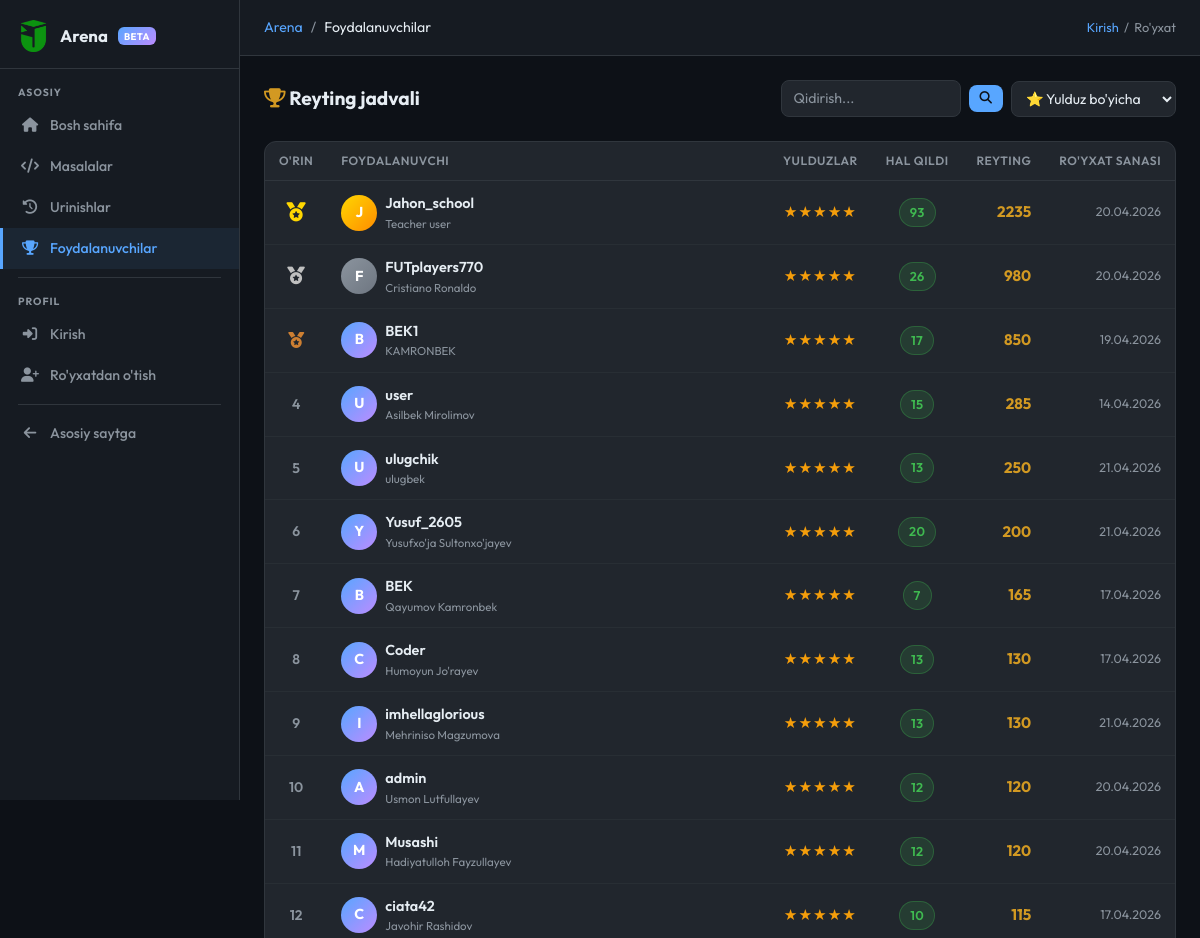
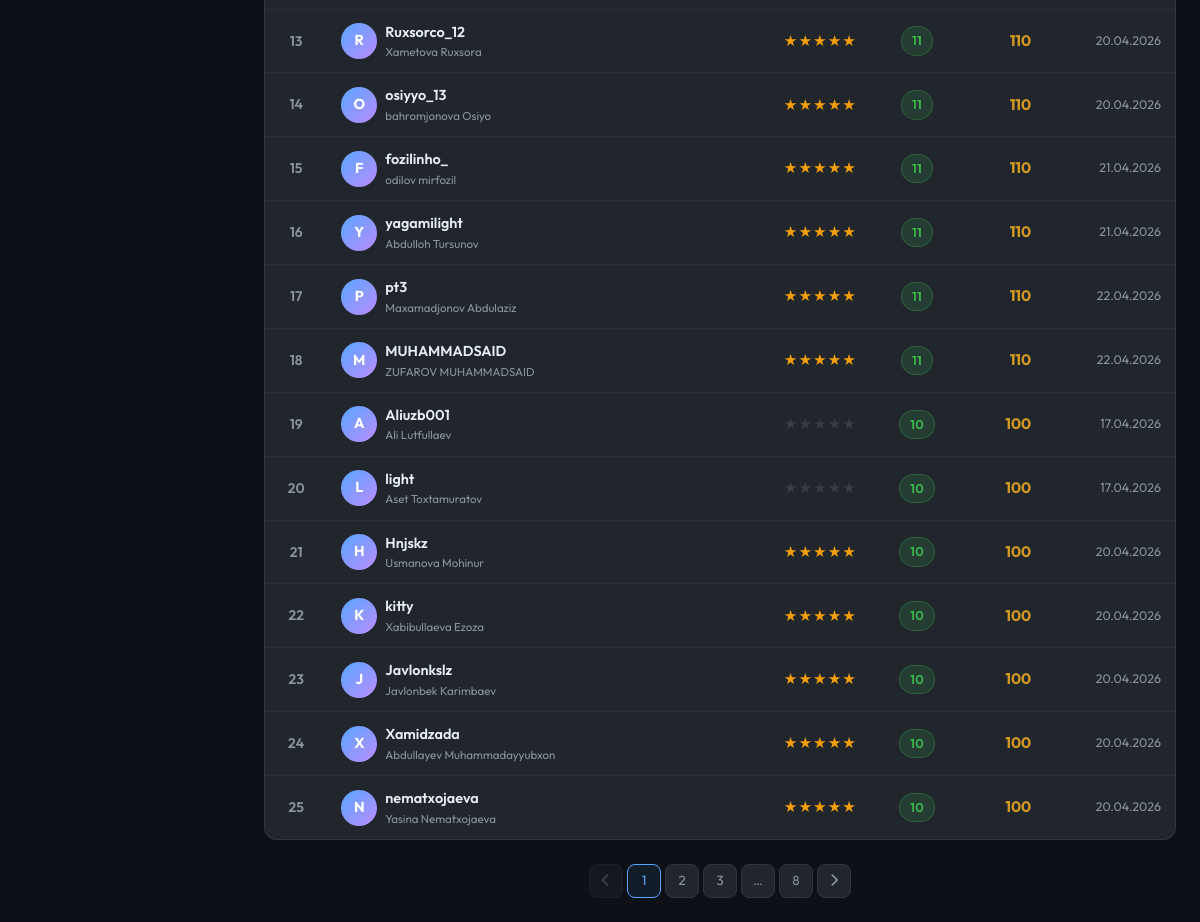
The app's page /arena/users with its own data (2 pictures, top to bottom).
### models.py (models this page shows, shortened)
class ArenaUser(db.Model):
    __tablename__ = 'arena_users'
    id = db.Column(db.Integer, primary_key=True)
    username = db.Column(db.String(50), unique=True, nullable=False)
    full_name = db.Column(db.String(100), nullable=False)
    age = db.Column(db.Integer)
    password_hash = db.Column(db.String(256), nullable=False)
    bio = db.Column(db.Text, default='')
    rating = db.Column(db.Integer, default=0)
    problems_solved = db.Column(db.Integer, default=0)
    total_stars = db.Column(db.Integer, default=0)
    created_at = db.Column(db.DateTime, default=tashkent_now)
    last_seen = db.Column(db.DateTime, default=tashkent_now)
    submissions = db.relationship('ArenaSubmission', backref='user', lazy='dynamic')
    __table_args__ = (
        db.Index('ix_arena_user_username', 'username'),
        db.Index('ix_arena_user_rating', 'rating'),
    )

### routes/arena.py (the view)
@arena_bp.route('/users')
def users():
    page   = request.args.get('page', 1, type=int)
    search = request.args.get('q', '').strip()
    sort   = request.args.get('sort', 'stars')
    q = ArenaUser.query
    if search:
        q = q.filter(ArenaUser.username.ilike(f'%{search}%') |
                     ArenaUser.full_name.ilike(f'%{search}%'))
    if sort == 'solved':
        q = q.order_by(ArenaUser.problems_solved.desc(), ArenaUser.rating.desc())
    elif sort == 'rating':
        q = q.order_by(ArenaUser.rating.desc(), ArenaUser.problems_solved.desc())
    elif sort == 'new':
        q = q.order_by(ArenaUser.created_at.desc())
    else:  # 'stars' — default: most rating (stars) first
        q = q.order_by(ArenaUser.rating.desc(),
                       ArenaUser.problems_solved.desc(),
                       ArenaUser.created_at.asc())
    paginated = q.paginate(page=page, per_page=25, error_out=False)
    return render_template('arena/users.html',
                           users=paginated,
                           search=search,
                           sort=sort)

### routes/arena.py (called while the page is built)
def _current_user():
    uid = session.get('arena_user_id')
    if not uid:
        return None
    return ArenaUser.query.get(uid)

def _is_arena_admin():
    u = _current_user()
    return u is not None and u.username.lower() == ARENA_ADMIN_USERNAME

@arena_bp.context_processor
def _inject():
    u = _current_user()
    if u:
        u.last_seen = tashkent_now()
        try:
            db.session.commit()
        except Exception:
            db.session.rollback()
    return dict(arena_user=u, is_arena_admin=_is_arena_admin())

### templates/arena/users.html (shortened to what this page needs)
{% extends "arena/base.html" %}
{% block breadcrumb %}<li class="breadcrumb-item active">Foydalanuvchilar</li>{% endblock %}
{% block content %}
<div class="d-flex align-items-center justify-content-between mb-4 flex-wrap gap-2">
  <h2 style="font-size:1.2rem; font-weight:700; margin:0;">
    <i class="fas fa-trophy" style="color:var(--ar-yellow)"></i> Reyting jadvali
  </h2>
  <form method="GET" class="d-flex gap-2 align-items-center" style="flex-wrap:nowrap;">
    <input class="ar-input" type="text" name="q" value="{{ search }}"
           placeholder="Qidirish..." style="width:180px; padding:7px 12px; flex-shrink:0;">
    <button type="submit" class="ar-btn ar-btn-primary ar-btn-sm" style="flex-shrink:0; padding:7px 11px;">
      <i class="fas fa-search"></i>
    </button>
    <select name="sort" class="ar-input" style="padding:7px 10px; cursor:pointer; width:auto; flex-shrink:0;"
            onchange="this.form.submit()">
      <option value="stars"  {% if sort=='stars'  or not sort %}selected{% endif %}>⭐ Yulduz bo'yicha</option>
    </select>
  </form>
</div>
<div class="ar-card">
  <table class="ar-table">
    <thead><tr>
      <th style="width:60px; text-align:center">O'rin</th>
      <th>Foydalanuvchi</th>
      <th style="text-align:center; width:100px">Yulduzlar</th>
      <th style="text-align:center; width:80px">Hal qildi</th>
      <th style="text-align:right; width:80px">Reyting</th>
      <th style="text-align:right; width:120px">Ro'yxat sanasi</th>
    </tr></thead>
    <tbody>
    {% set offset = (users.page - 1) * users.per_page %}
    {% for u in users.items %}
    {% set rank = offset + loop.index %}
    {% set star_count = [[(u.total_stars // 10), 5] | min, 0] | max %}
    <tr>
      <td style="text-align:center;">
        {% if rank == 1 %}
          <span style="font-size:1.2rem; color:#ffd700"><i class="fas fa-medal"></i></span>
        {% elif rank == 2 %}
          <span style="font-size:1.1rem; color:#c0c0c0"><i class="fas fa-medal"></i></span>
        {% elif rank == 3 %}
          <span style="font-size:1rem; color:#cd7f32"><i class="fas fa-medal"></i></span>
        {% else %}
          <span style="color:var(--ar-muted); font-weight:600;">{{ rank }}</span>
        {% endif %}
      </td>
      <td>
        <div class="d-flex align-items-center gap-2">
          <div style="width:36px;height:36px;border-radius:50%;
                      background:linear-gradient(135deg,
                        {% if rank==1 %}#ffd700,#ff8c00
                        {% elif rank==2 %}#8b949e,#6e7681
                        {% else %}#58a6ff,#bc8cff{% endif %});
                      display:inline-flex;align-items:center;justify-content:center;
                      font-size:.9rem;font-weight:700;color:#fff;flex-shrink:0;">
            {{ u.username[0].upper() }}
          </div>
          <div>
            <a href="{{ url_for('arena.profile', username=u.username) }}"
               style="color:var(--ar-text); text-decoration:none; font-weight:600; font-size:.9rem;">
              {{ u.username }}
            </a>
            <div style="font-size:.72rem; color:var(--ar-muted);">{{ u.full_name }}</div>
          </div>
        </div>
      </td>
      <td style="text-align:center;">
        <span style="font-size:.95rem; letter-spacing:1px;" title="{{ u.rating }} ball">
          {%- for n in range(1, 6) -%}
            {%- if n <= star_count -%}
              <span style="color:#f59e0b;">★</span>
            {%- else -%}
              <span style="color:#3a3c40;">★</span>
            {%- endif -%}
          {%- endfor -%}
        </span>
      </td>
      <td style="text-align:center;">
        <span class="ar-badge badge-ac" style="font-size:.8rem; padding:4px 10px;">
          {{ u.problems_solved }}
        </span>
      </td>
      <td style="text-align:right; font-weight:700; color:var(--ar-yellow); font-size:.95rem;">
        {{ u.rating }}
      </td>
      <td style="text-align:right; color:var(--ar-muted); font-size:.78rem;">
        {{ u.created_at.strftime('%d.%m.%Y') }}
      </td>
    </tr>
    {% endfor %}
    </tbody>
  </table>
</div>
{% if users.pages > 1 %}
<div class="d-flex justify-content-center mt-4">
  <div class="ar-pagination">
    <a href="{{ url_for('arena.users', page=users.prev_num, q=search, sort=sort) }}"
       class="ar-page-btn {% if not users.has_prev %}disabled{% endif %}">
      <i class="fas fa-chevron-left"></i>
    </a>
    {% for pg in users.iter_pages(left_edge=1, right_edge=1, left_current=2, right_current=2) %}
      {% if pg %}
        <a href="{{ url_for('arena.users', page=pg, q=search, sort=sort) }}"
           class="ar-page-btn {% if pg == users.page %}active{% endif %}">{{ pg }}</a>
      {% else %}
        <span class="ar-page-btn" style="pointer-events:none;">…</span>
      {% endif %}
    {% endfor %}
    <a href="{{ url_for('arena.users', page=users.next_num, q=search, sort=sort) }}"
       class="ar-page-btn {% if not users.has_next %}disabled{% endif %}">
      <i class="fas fa-chevron-right"></i>
    </a>
  </div>
</div>
{% endif %}
{% endblock %}

### templates/arena/base.html (style rules this page uses)
:root { --ar-bg: #0d1117; --ar-surface: #161b22; --ar-card: #21262d; --ar-border: #30363d; --ar-text: #e6edf3; --ar-muted: #8b949e; --ar-primary: #58a6ff; --ar-green: #3fb950; --ar-red: #f85149; --ar-yellow: #d29922; --ar-purple: #bc8cff; --ar-orange: #ffa657; --sidebar-w: 240px; }
* { box-sizing: border-box; }
body { font-family: 'Outfit', sans-serif; background: var(--ar-bg); color: var(--ar-text); min-height: 100vh; margin: 0; }
.ar-topbar .breadcrumb-item + .breadcrumb-item::before { color: var(--ar-muted); }
.ar-card { background: var(--ar-card); border: 1px solid var(--ar-border); border-radius: 12px; overflow: hidden; }
.badge-ac { background: rgba(63,185,80,.15); color: var(--ar-green); border: 1px solid rgba(63,185,80,.3); }
.ar-badge { display: inline-flex; align-items: center; padding: 3px 9px; border-radius: 20px; font-size: 0.72rem; font-weight: 600; letter-spacing: 0.3px; }
.ar-table { width: 100%; border-collapse: collapse; font-size: 0.87rem; }
.ar-table th { padding: 10px 14px; color: var(--ar-muted); font-weight: 600; font-size: 0.75rem; text-transform: uppercase; letter-spacing: 0.5px; border-bottom: 1px solid var(--ar-border); white-space: nowrap; }
.ar-table td { padding: 12px 14px; border-bottom: 1px solid rgba(48,54,61,.5); vertical-align: middle; }
.ar-table tr:last-child td { border-bottom: none; }
.ar-input { background: var(--ar-card); border: 1px solid var(--ar-border); border-radius: 8px; color: var(--ar-text); padding: 10px 14px; width: 100%; font-family: 'Outfit', sans-serif; font-size: 0.88rem; outline: none; transition: border-color 0.15s; }
.ar-input::placeholder { color: var(--ar-muted); }
.ar-btn { display: inline-flex; align-items: center; gap: 7px; padding: 9px 20px; border-radius: 8px; font-family: 'Outfit', sans-serif; font-size: 0.88rem; font-weight: 600; border: none; cursor: pointer; text-decoration: none; transition: all 0.15s; }
.ar-btn-primary { background: var(--ar-primary); color: #0d1117; }
.ar-btn-sm { padding: 5px 12px; font-size: 0.78rem; }
.ar-pagination { display: flex; gap: 4px; }
.ar-page-btn { display: inline-flex; align-items: center; justify-content: center; min-width: 34px; height: 34px; border-radius: 8px; border: 1px solid var(--ar-border); background: var(--ar-card); color: var(--ar-muted); text-decoration: none; font-size: 0.83rem; transition: all 0.15s; }
.ar-page-btn:hover, .ar-page-btn.active { border-color: var(--ar-primary); color: var(--ar-primary); background: rgba(88,166,255,.08); }
.ar-page-btn.disabled { opacity: .4; pointer-events: none; }

### records on screen
ArenaUser: username "J", username "Jahon_school", full_name "Teacher user", problems_solved "93", rating "2235", created_at "20.04.2026"
ArenaUser: username "F", username "FUTplayers770", full_name "Cristiano Ronaldo", problems_solved "26", rating "980", created_at "20.04.2026"
ArenaUser: username "B", username "BEK1", full_name "KAMRONBEK", problems_solved "17", rating "850", created_at "19.04.2026"
ArenaUser: rank "4", username "U", username "user", full_name "Asilbek Mirolimov", problems_solved "15", rating "285", created_at "14.04.2026"
ArenaUser: rank "5", username "U", username "ulugchik", full_name "ulugbek", problems_solved "13", rating "250", created_at "21.04.2026"
ArenaUser: rank "6", username "Y", username "Yusuf_2605", full_name "Yusufxo'ja Sultonxo'jayev", problems_solved "20", rating "200", created_at "21.04.2026"
ArenaUser: problems_solved "7", username "B", username "BEK", full_name "Qayumov Kamronbek", rating "165", created_at "17.04.2026"
ArenaUser: rank "8", username "C", username "Coder", full_name "Humoyun Jo'rayev", problems_solved "13", rating "130", created_at "17.04.2026"
ArenaUser: rank "9", username "I", username "imhellaglorious", full_name "Mehriniso Magzumova", problems_solved "13", rating "130", created_at "21.04.2026"
ArenaUser: rank "10", username "A", username "admin", full_name "Usmon Lutfullayev", problems_solved "12", rating "120", created_at "20.04.2026"
ArenaUser: rank "11", username "M", username "Musashi", full_name "Hadiyatulloh Fayzullayev", problems_solved "12", rating "120", created_at "20.04.2026"
ArenaUser: rank "12", username "C", username "ciata42", full_name "Javohir Rashidov", problems_solved "10", rating "115", created_at "17.04.2026"
ArenaUser: age "13", username "R", username "Ruxsorco_12", full_name "Xametova Ruxsora", problems_solved "11", rating "110", created_at "20.04.2026"
ArenaUser: rank "14", username "O", username "osiyyo_13", full_name "bahromjonova Osiyo", problems_solved "11", rating "110", created_at "20.04.2026"
ArenaUser: age "15", username "F", username "fozilinho_", full_name "odilov mirfozil", problems_solved "11", rating "110", created_at "21.04.2026"
ArenaUser: rank "16", username "Y", username "yagamilight", full_name "Abdulloh Tursunov", problems_solved "11", rating "110", created_at "21.04.2026"
ArenaUser: rank "17", username "P", username "pt3", full_name "Maxamadjonov Abdulaziz", problems_solved "11", rating "110", created_at "22.04.2026"
ArenaUser: rank "18", username "M", username "MUHAMMADSAID", full_name "ZUFAROV MUHAMMADSAID", problems_solved "11", rating "110", created_at "22.04.2026"
ArenaUser: rank "19", username "A", username "Aliuzb001", full_name "Ali Lutfullaev", problems_solved "10", rating "100", created_at "17.04.2026"
ArenaUser: rank "20", username "L", username "light", full_name "Aset Toxtamuratov", problems_solved "10", rating "100", created_at "17.04.2026"
ArenaUser: rank "21", username "H", username "Hnjskz", full_name "Usmanova Mohinur", problems_solved "10", rating "100", created_at "20.04.2026"
ArenaUser: rank "22", username "K", username "kitty", full_name "Xabibullaeva Ezoza", problems_solved "10", rating "100", created_at "20.04.2026"
ArenaUser: rank "23", username "J", username "Javlonkslz", full_name "Javlonbek Karimbaev", problems_solved "10", rating "100", created_at "20.04.2026"
ArenaUser: rank "24", username "X", username "Xamidzada", full_name "Abdullayev Muhammadayyubxon", problems_solved "10", rating "100", created_at "20.04.2026"
ArenaUser: rank "25", username "N", username "nematxojaeva", full_name "Yasina Nematxojaeva", problems_solved "10", rating "100", created_at "20.04.2026"

### other values on screen
{{ pg }} "1" "2" "3" "8"
